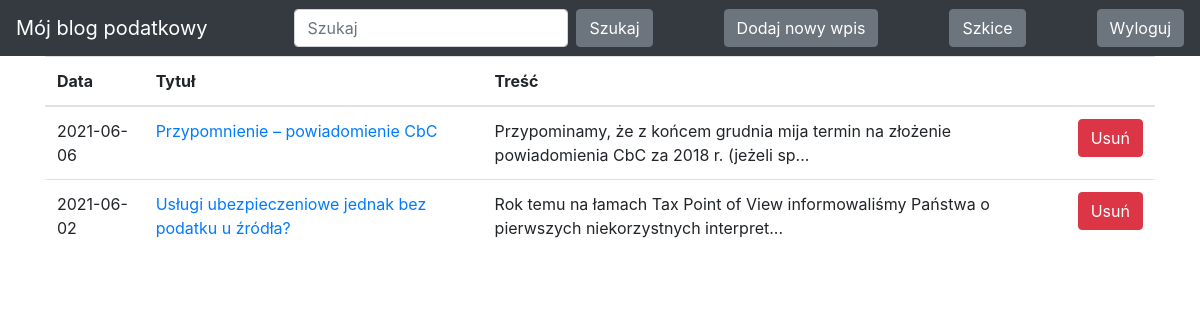
The page /drafts/ (signed in) on the database as committed earlier.
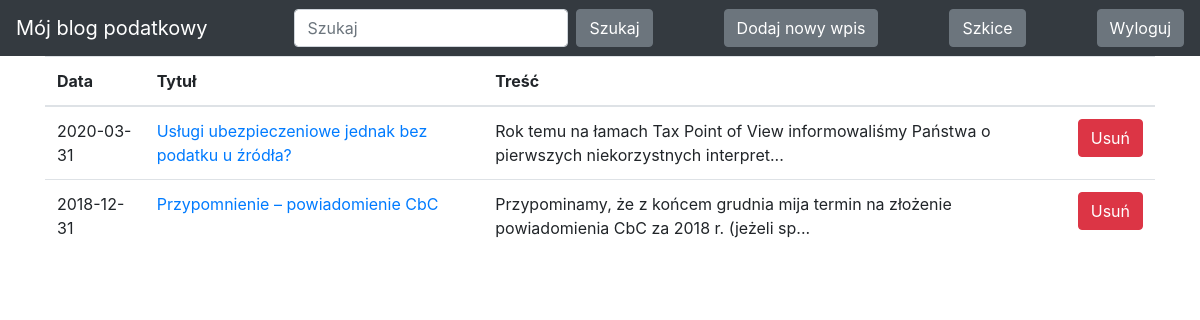
The same page on the database as committed later.
### blog/models.py (models this page shows)
class Entry(db.Model):
    id = db.Column(db.Integer, primary_key=True)
    title = db.Column(db.String(80), nullable=False)
    body = db.Column(db.Text, nullable=False)
    pub_date = db.Column(db.DateTime, nullable=False,
                         default=datetime.datetime.utcnow)
    is_published = db.Column(db.Boolean, default=False)
    category = db.Column(db.String(80), nullable=False)

### blog/routes.py (the view)
@app.route('/drafts/', methods=['GET'])
@login_required
def list_drafts():
    drafts = Entry.query.filter_by(is_published=False).order_by(Entry.pub_date.desc())
    return render_template("drafts.html", drafts=drafts)

### blog/routes.py (called while the page is built)
def login_required(view_func):
    @functools.wraps(view_func)
    def check_permissions(*args, **kwargs):
        if session.get('logged_in'):
            return view_func(*args, **kwargs)
        return redirect(url_for('login', next=request.path))
    return check_permissions

### blog/templates/drafts.html (shortened to what this page needs)
<!DOCTYPE html>
<html lang="en">
{% extends "base.html" %}
{% block content %}
<table class="table">
  <thead>
    <tr>
      <th scope="col">Data</th>
      <th scope="col">Tytuł</th>
      <th scope="col">Treść</th>
      <th scope="col"></th>
    </tr>
  </thead>
    <tbody>
  {% for post in drafts %}
    <tr>
       <td>
           {{ post.pub_date.strftime('%Y-%m-%d') }}
       </td>
       <td>
           <a href="{{ url_for('edit_entry', entry_id=post.id) }}">
               {{ post.title }}
           </a>
       </td>
       <td>{{ post.body|truncate(100, true) }}</td>
        <td>
            <form action="{{ url_for('delete_draft', entry_id=post.id) }}" method="POST">
            <button class="btn btn-danger my-2 my-sm-0" type="submit">Usuń</button>
            </form>
        </td>
     </tr>
     {% endfor %}
   </tbody>
 </table>
{% endblock %}

### blog/templates/base.html (shortened to what this page needs)
<!DOCTYPE html>
<html lang="en">
<head>
    <link rel="stylesheet" href="https://stackpath.bootstrapcdn.com/bootstrap/4.3.1/css/bootstrap.min.css"
>
</head>
<body>
<nav class="navbar navbar-expand-lg navbar-dark bg-dark static-top">
        <a class="navbar-brand" href="/">Mój blog podatkowy</a>
        <div class="collapse navbar-collapse" id="navbarsExampleDefault">
            <form class="form-inline my-2 my-lg-0" action="{{ url_for('index') }}" method="GET">
                <input class="form-control mr-sm-2" type="text" name="search" placeholder="Szukaj" aria-label="Szukaj">
                <button class="btn btn-secondary my-2 my-sm-0" type="submit">Szukaj</button>
            </form>
        </div>
        <div class="collapse navbar-collapse" id="navbarsExampleDefault1">
                <button class="btn btn-secondary my-2 my-sm-0" type="submit"><a href="/new-post/" style="text-decoration: none; color: white">Dodaj nowy wpis</a></button>
        </div>
        <div class="collapse navbar-collapse" id="navbarsExampleDefault2">
                <button class="btn btn-secondary my-2 my-sm-0" type="submit"><a href="/drafts/" style="text-decoration: none; color: white">Szkice</a></button>
        </div>
        <div class="collapse navbar-collapse" id="navbarsExampleDefault3">
                {% if session.logged_in %}
                <form class="form-inline my-2 my-lg-0" action="{{ url_for('logout') }}" method="POST">
                <button class="btn btn-secondary my-2 my-sm-0" type="submit">Wyloguj</button>
                </form>
                {% else %}
                <a href="{{ url_for('login') }}" class="btn btn-secondary my-2 my-lg-0">Zaloguj</a>
                {% endif %}
        </div>
</nav>
<main role="main" class="container">
   {% block content %}
   {% endblock %}
 </main>
</body>
</html>

Rows that differ between the two databases and show on the page:
changed Entry "Usługi ubezpieczeniowe jednak bez podatku u źródła?": pub_date "2021-06-02" → "2020-03-31"; moves up the list
changed Entry "Przypomnienie – powiadomienie CbC": pub_date "2021-06-06" → "2018-12-31"
